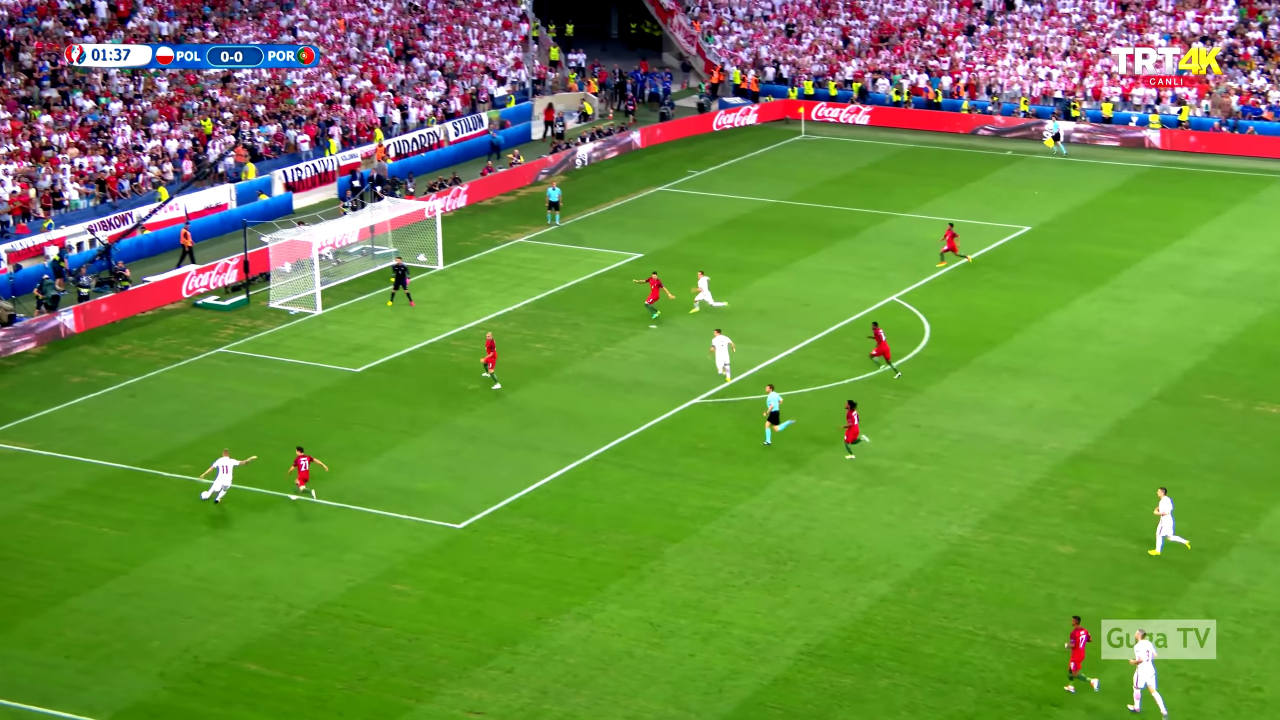
#> input picture DataSet/Train/0.jpg, 2560 x 1440 px, found by its file name (shown at 1/2 size); its folder holds only this picture in this run
$ python main.py
#> lines starting #> are read from the running program, lines starting #| are printed output that depends on the picture; after the words box and inside, x2 and y2 are one past the last pixel; in counts of white or black regions, pixels touching at a corner belong together
### src/segmentation_utils.py
import numpy as np
import cv2
from matplotlib import pyplot as plt

lower_green = np.array([36,0,0])
upper_green = np.array([86, 255, 255])


player_k = np.ones((5,5),np.uint8)
audience_k = np.ones((30,30),np.uint8)
closing_k = np.ones((40,40),np.uint8)
erode_k = np.ones((15,1),np.uint8)
dilate_k = np.ones((10,10),np.uint8)

# function that extracts the players, the gk and the referee using a preset range of green as a mask for field segmentation
def extract_playersV1(im):
    # hsv
    hsv = cv2.cvtColor(im,cv2.COLOR_BGR2HSV)
    grass_mask = cv2.inRange(hsv, lower_green, upper_green)
    # cv2.imshow('green_mask',grass_mask)
    # cv2.waitKey(0)
    # FER CLOSING PER TAPAR ELS JUGADORS
    # RESTAR ELS JUGADORS DE LA IMATGE INICIAL
    mask = 255 - grass_mask
    thresh_players = cv2.morphologyEx(mask, cv2.MORPH_CLOSE, player_k)
    # cv2.imshow('players',thresh_players)
    # cv2.waitKey(0)

    thresh_aud = cv2.morphologyEx(mask, cv2.MORPH_CLOSE, audience_k)
    # cv2.imshow('aud',thresh_aud)
    # cv2.waitKey(0)
    thresh_aud = cv2.morphologyEx(thresh_aud, cv2.MORPH_OPEN, closing_k)
    # cv2.imshow('aud2',thresh_aud)
    # cv2.waitKey(0)
    thresh_aud = 255 - thresh_aud
    comb_thresh = cv2.bitwise_and( thresh_aud , thresh_players)
    thresh_no_noise = cv2.morphologyEx(comb_thresh,cv2.MORPH_ERODE,erode_k)
    thresh = cv2.morphologyEx(thresh_no_noise,cv2.MORPH_DILATE,dilate_k)
    # cv2.imshow('thresh',thresh)
    # cv2.waitKey(0)
    return thresh

# [62 lines left out: functions getHueThresh, extract_playersv2, show_contours, not called in this run]
    # return contours


### src/team_classification.py
import numpy as np
import cv2
from matplotlib import pyplot as plt

# Descripors based on RGB mean
def getMeanDescriptors(im, contours):
    descriptors = []
    for player in contours:
        x,y,w,h = cv2.boundingRect(player)
        row_mean = np.mean(im[y:y+h,x:x+w,:], axis=1)
        overall_mean = np.round(np.mean(row_mean, axis=0)).astype("uint8")
        descriptors.append(overall_mean)
    return np.array(descriptors)

# Descriptor of all the RGB values pixels in the rect
# [10 lines left out: function getRectDescriptors, not called in this run]

### src/main.py
import numpy as np
import os
import cv2
from numpy.lib import utils
from numpy.random import triangular
from geometric_utils import *
from segmentation_utils import *
from team_classification import *
from sklearn.multiclass import OneVsRestClassifier
from sklearn.svm import SVC
from sklearn.cluster import KMeans

# image set
imset = ["DataSet/Train/"+file for file in os.listdir("DataSet/Train/")]

# [17 lines of commented-out code are left out]

train_data = []
for im in imset:
    test_im = cv2.imread(im)
#> test_im is the input picture: shape (1440, 2560, 3); mean B, G, R 66, 141.9, 108.2
    # resizing the image for testing to half of its size
    test_im = cv2.resize(test_im,(int(test_im.shape[0]/4), int(test_im.shape[1]/4)))
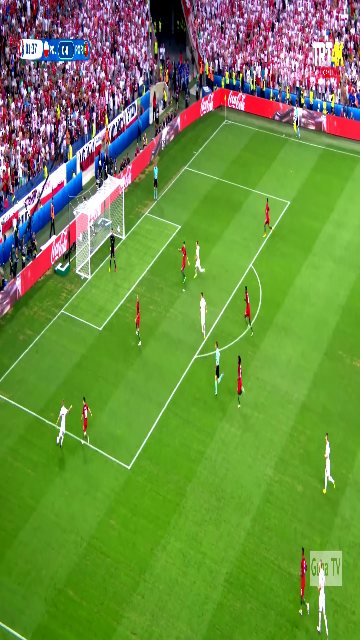
#> test_im: shape (640, 360, 3); mean B, G, R 65.9, 141.9, 108.2
    # lines = get_lines(test_im)
    # draw_lines(test_im.copy(),lines)
    thr = extract_playersV1(test_im)
#> in extract_playersV1, `grass_mask = cv2.inRange(hsv, lower_green, upper_green)`:
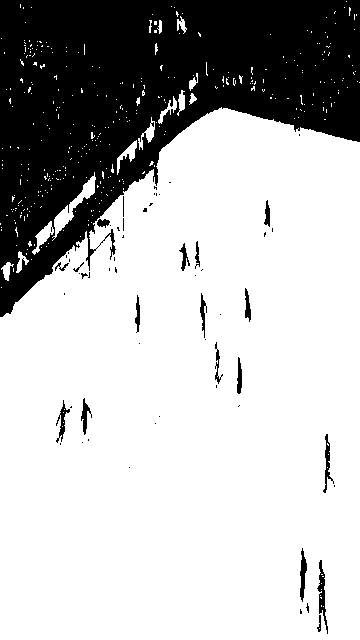
#> grass_mask: shape (640, 360); 72.6% white; 61 black regions (42 under 20 px), largest, box (x1, y1, x2, y2) and area: (0, 0, 360, 317) 60696, (317, 560, 328, 634) 292, (300, 548, 307, 602) 213
#> in extract_playersV1, `thresh_players = cv2.morphologyEx(mask, cv2.MORPH_CLOSE, player_k)`:
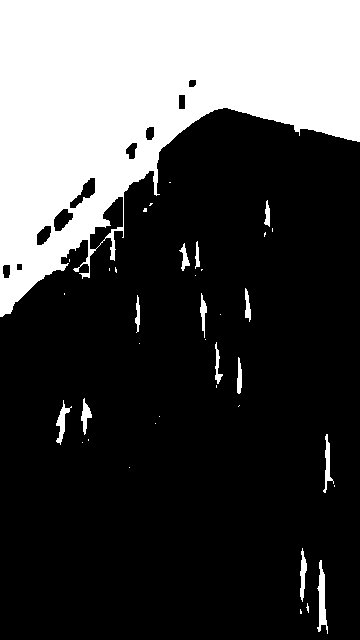
#> thresh_players: shape (640, 360); 28.4% white; 38 white regions (24 under 20 px), largest, box (x1, y1, x2, y2) and area: (0, 0, 360, 317) 63091, (317, 560, 328, 634) 407, (56, 400, 72, 445) 241
#> in extract_playersV1, `thresh_aud = cv2.morphologyEx(thresh_aud, cv2.MORPH_OPEN, closing_k)`:
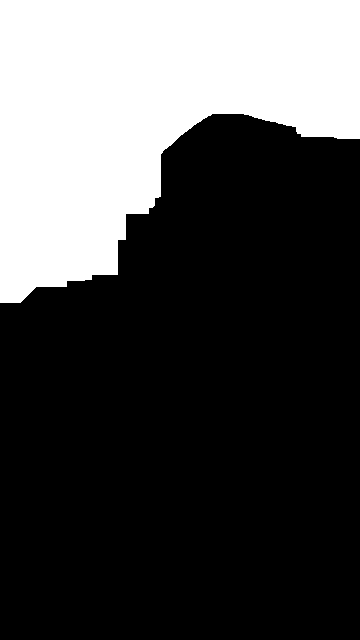
#> thresh_aud: shape (640, 360); 29.8% white; 1 white region, box (x1, y1, x2, y2) and area: (0, 0, 360, 303) 68639
#> in extract_playersV1, `comb_thresh = cv2.bitwise_and( thresh_aud , thresh_players)`:
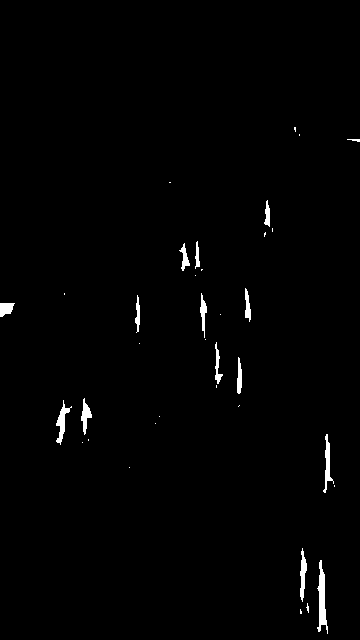
#> comb_thresh: shape (640, 360); 1.1% white; 36 white regions (21 under 20 px), largest, box (x1, y1, x2, y2) and area: (317, 560, 328, 634) 407, (56, 400, 72, 445) 241, (323, 434, 334, 493) 233
#> in extract_playersV1, `thresh_no_noise = cv2.morphologyEx(comb_thresh,cv2.MORPH_ERODE,erode_k)`:
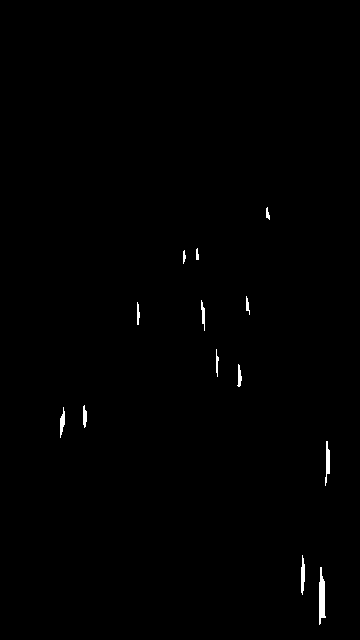
#> thresh_no_noise: shape (640, 360); 0.46% white; 13 white regions, largest, box (x1, y1, x2, y2) and area: (319, 567, 326, 625) 271, (325, 441, 330, 486) 133, (301, 555, 305, 595) 117
#> in extract_playersV1, `thresh = cv2.morphologyEx(thresh_no_noise,cv2.MORPH_DILATE,dilate_k)`:
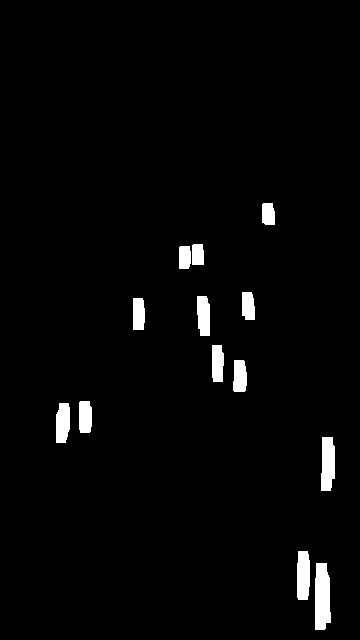
#> thresh: shape (640, 360); 2.5% white; 13 white regions
    contours, hierarchy = cv2.findContours(thr,cv2.RETR_TREE,cv2.CHAIN_APPROX_SIMPLE)
#> contours = 13 contours; largest, box (x1, y1, x2, y2) and area: (315, 563, 331, 630) 858, (321, 437, 335, 491) 600, (297, 551, 310, 600) 536, (56, 403, 70, 443) 447, (197, 296, 210, 336) 418
    # show_contours(test_im.copy(), contours)
    # print(im)
    desc = getMeanDescriptors(test_im.copy(), contours)
#> the loop in getMeanDescriptors, `for player in contours:` made 13 passes
#> (x, y, w, h, overall_mean) on passes 1 to 8: (315, 563, 16, 67, [116, 186, 152]), (297, 551, 13, 49, [31, 112, 114]), (321, 437, 14, 54, [92, 178, 135]), (56, 403, 14, 40, [105, 174, 138]), (79, 401, 13, 32, [45, 127, 121]), (233, 360, 14, 32, [46, 133, 120]), (212, 345, 12, 37, [79, 165, 113]), (133, 298, 12, 32, [43, 130, 121])
#> after the loop in getMeanDescriptors, `for player in contours:`: descriptors = [[116, 186, 152], [31, 112, 114], [92, 178, 135], [105, 174, 138], [45, 127, 121], [46, 133, 120], [79, 165, 113], [43, 130, 121], [120, 196, 159], [45, 131, 124], [46, 130, 134], [90, 187, 142], [68, 150, 144]]
#> desc = 13 rows, first 8: [116, 186, 152], [31, 112, 114], [92, 178, 135], [105, 174, 138], [45, 127, 121], [46, 133, 120], [79, 165, 113], [43, 130, 121]
    train_data.append(desc)

# train_data = np.array(train_data)
train_data =  np.concatenate(train_data, axis = 0)
#> train_data has the same summary as desc
# train_data = train_data.reshape(train_data.shape[0], train_data.shape[1])
#> (the run stopped early here; a loop or call above may not have finished)

$ run again, on DataSet/Train/13.jpg
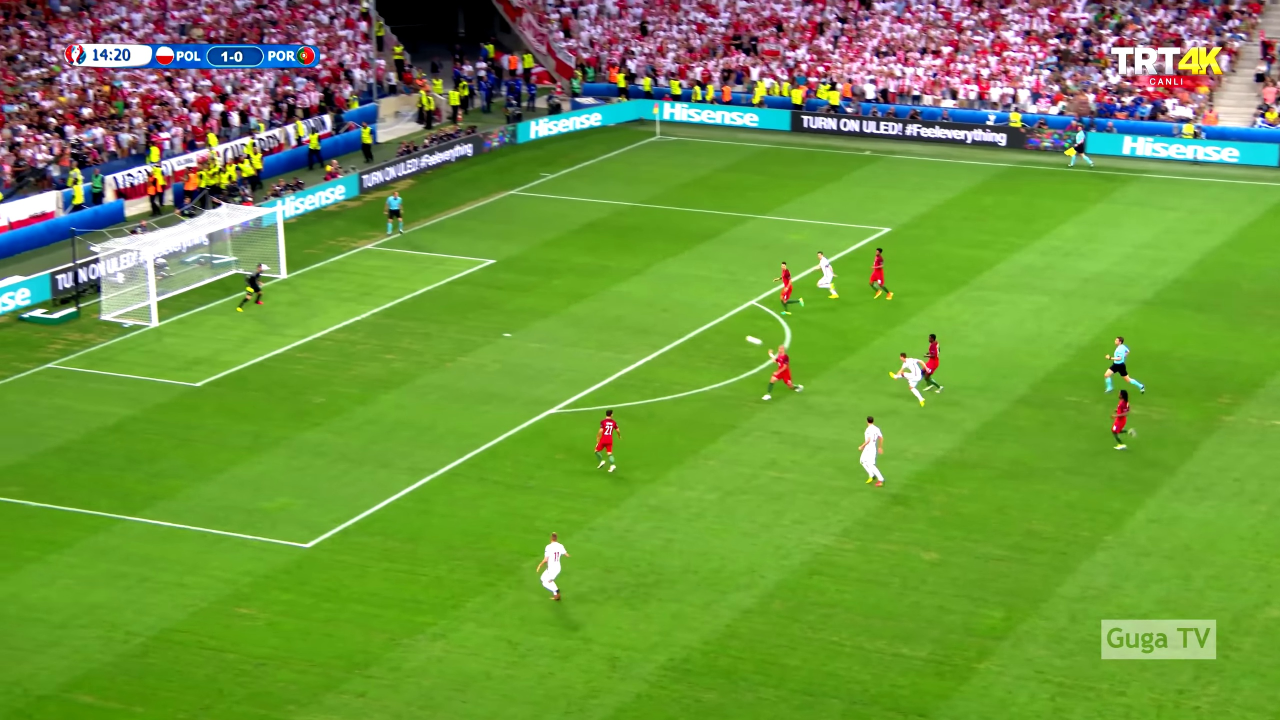
#> input picture DataSet/Train/13.jpg, 2560 x 1440 px, found by its file name (shown at 1/2 size)
#> test_im is the input picture: shape (1440, 2560, 3); mean B, G, R 62.7, 151.6, 110.7
#> test_im: shape (640, 360, 3)
#> hsv: shape (640, 360, 3); mean H, S, V 62.6, 173.5, 162.5
#> in extract_playersV1, `grass_mask = cv2.inRange(hsv, lower_green, upper_green)`:
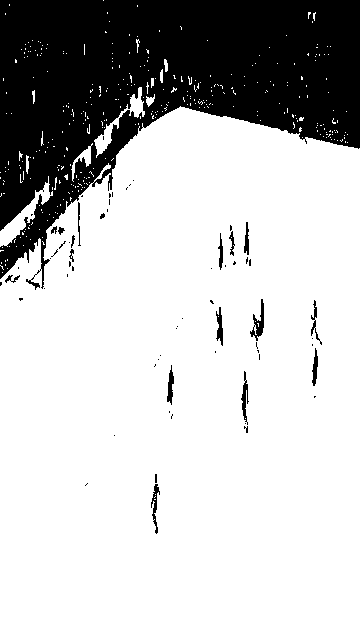
#> grass_mask: shape (640, 360); 75.7% white; 66 black regions (48 under 20 px), largest, box (x1, y1, x2, y2) and area: (0, 0, 360, 290) 54094, (250, 299, 264, 341) 231, (241, 371, 249, 425) 179
#> thresh_players: shape (640, 360); 25.3% white; 37 white regions (25 under 20 px), largest, box (x1, y1, x2, y2) and area: (0, 0, 360, 290) 56415, (250, 299, 264, 353) 286, (241, 371, 249, 433) 231
#> comb_thresh: shape (640, 360); 0.78% white; 36 white regions (26 under 20 px), largest, box (x1, y1, x2, y2) and area: (250, 299, 264, 353) 286, (241, 371, 249, 433) 231, (151, 474, 160, 534) 222
#> thresh_no_noise: shape (640, 360); 0.31% white; 12 white regions (3 under 20 px), largest, box (x1, y1, x2, y2) and area: (242, 378, 248, 422) 113, (254, 306, 264, 340) 107, (153, 481, 157, 526) 107
#> in extract_playersV1, `thresh = cv2.morphologyEx(thresh_no_noise,cv2.MORPH_DILATE,dilate_k)`:
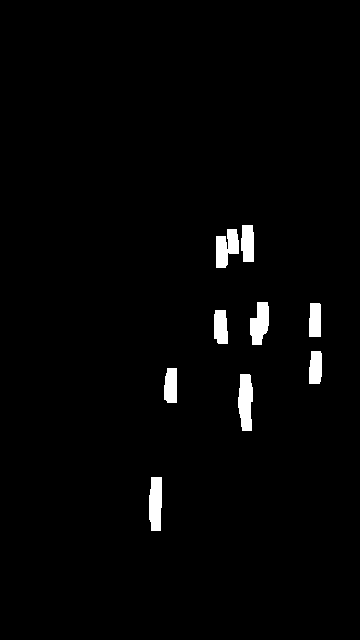
#> thresh: shape (640, 360); 2% white; 9 white regions
#> contours = 9 contours; largest, box (x1, y1, x2, y2) and area: (238, 374, 253, 431) 626, (149, 477, 162, 531) 566, (216, 229, 239, 268) 557, (250, 302, 269, 345) 543, (241, 225, 254, 262) 392
#> the loop in getMeanDescriptors, `for player in contours:` made 9 passes
#> (x, y, w, h, overall_mean) on passes 1 to 8: (149, 477, 13, 54, [94, 187, 147]), (238, 374, 15, 57, [98, 190, 151]), (164, 368, 13, 35, [35, 133, 130]), (309, 351, 13, 33, [39, 127, 119]), (214, 310, 14, 34, [48, 145, 138]), (309, 303, 12, 34, [65, 158, 109]), (250, 302, 19, 43, [81, 170, 144]), (216, 229, 23, 39, [74, 180, 143])
#> after the loop in getMeanDescriptors, `for player in contours:`: descriptors = [[94, 187, 147], [98, 190, 151], [35, 133, 130], [39, 127, 119], [48, 145, 138], [65, 158, 109], [81, 170, 144], [74, 180, 143], [36, 150, 123]]
#> desc has the same summary as descriptors in getMeanDescriptors
#> train_data has the same summary as descriptors in getMeanDescriptors

$ run again, on DataSet/Train/14.jpg
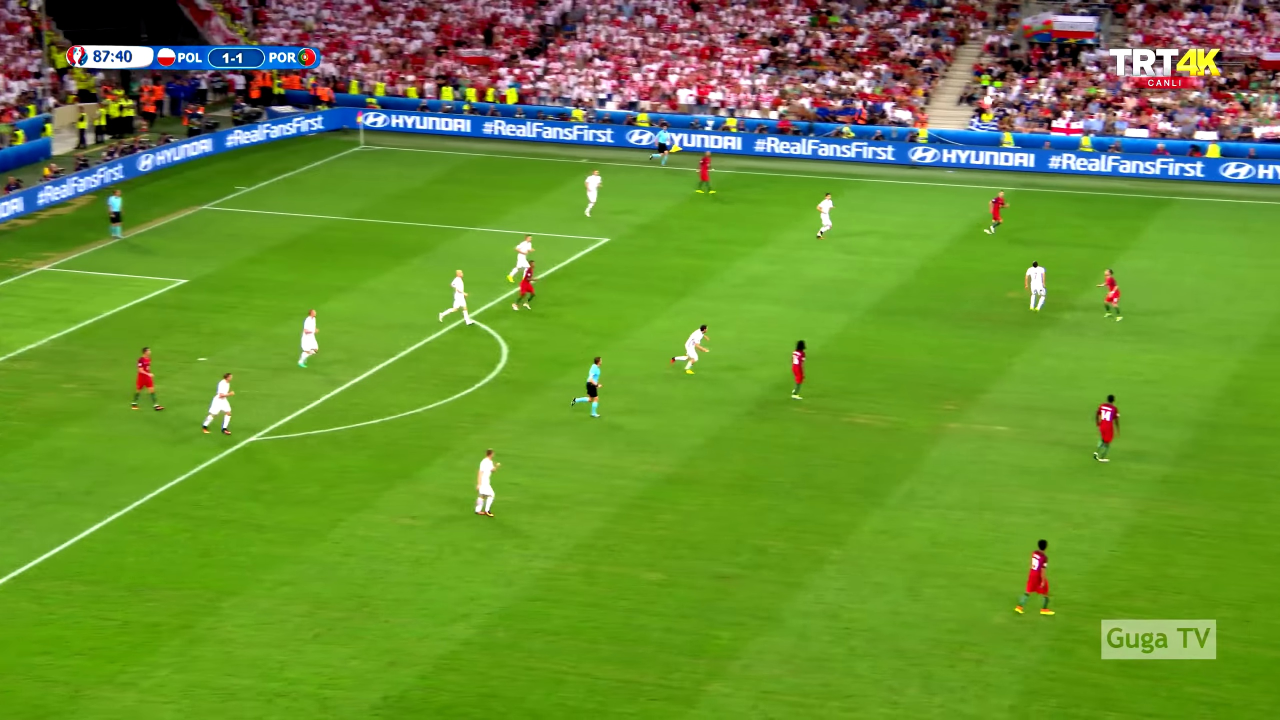
#> input picture DataSet/Train/14.jpg, 2560 x 1440 px, found by its file name (shown at 1/2 size)
#> test_im is the input picture: shape (1440, 2560, 3); mean B, G, R 50.1, 145.1, 105.6
#> test_im: shape (640, 360, 3)
#> hsv: shape (640, 360, 3); mean H, S, V 58.2, 187.8, 156.4
#> in extract_playersV1, `grass_mask = cv2.inRange(hsv, lower_green, upper_green)`:
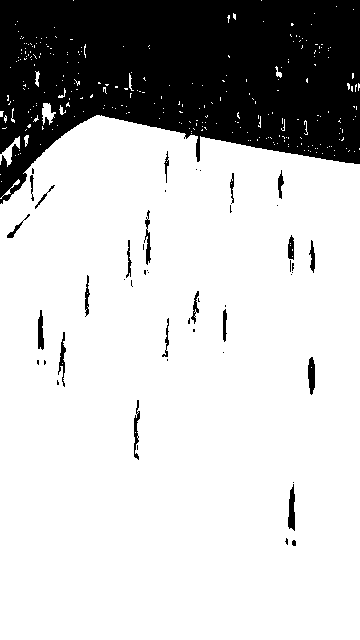
#> grass_mask: shape (640, 360); 76.9% white; 49 black regions (28 under 20 px), largest, box (x1, y1, x2, y2) and area: (0, 0, 360, 204) 50741, (288, 484, 295, 531) 232, (308, 357, 315, 395) 207
#> thresh_players: shape (640, 360); 23.7% white; 32 white regions (12 under 20 px), largest, box (x1, y1, x2, y2) and area: (0, 0, 360, 204) 52027, (288, 482, 295, 531) 236, (57, 332, 66, 387) 231
#> comb_thresh: shape (640, 360); 1.2% white; 33 white regions (13 under 20 px), largest, box (x1, y1, x2, y2) and area: (288, 482, 295, 531) 236, (57, 332, 66, 387) 231, (143, 210, 151, 265) 222
#> thresh_no_noise: shape (640, 360); 0.47% white; 20 white regions (6 under 20 px), largest, box (x1, y1, x2, y2) and area: (289, 489, 295, 524) 134, (309, 364, 315, 388) 110, (146, 219, 150, 258) 106
#> in extract_playersV1, `thresh = cv2.morphologyEx(thresh_no_noise,cv2.MORPH_DILATE,dilate_k)`:
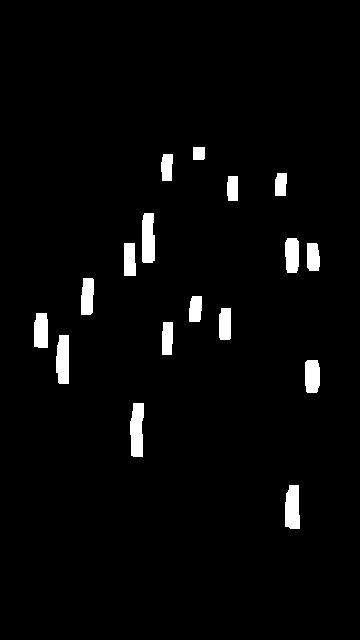
#> thresh: shape (640, 360); 3% white; 17 white regions
#> contours = 17 contours; largest, box (x1, y1, x2, y2) and area: (130, 403, 144, 457) 575, (142, 213, 155, 263) 542, (285, 485, 300, 529) 530, (56, 335, 69, 384) 518, (305, 360, 320, 393) 418
#> the loop in getMeanDescriptors, `for player in contours:` made 17 passes
#> (x, y, w, h, overall_mean) on passes 1 to 8: (285, 485, 15, 44, [37, 127, 128]), (130, 403, 14, 54, [83, 182, 145]), (305, 360, 15, 33, [48, 125, 128]), (56, 335, 13, 49, [92, 178, 146]), (162, 322, 11, 33, [65, 165, 112]), (34, 313, 14, 35, [36, 129, 132]), (219, 308, 12, 32, [42, 138, 122]), (189, 296, 13, 26, [102, 195, 160])
#> after the loop in getMeanDescriptors, `for player in contours:`: descriptors = [[37, 127, 128], [83, 182, 145], [48, 125, 128], [92, 178, 146], [65, 165, 112], [36, 129, 132], [42, 138, 122], [102, 195, 160], [93, 187, 150], [58, 150, 138], [92, 192, 149], [88, 177, 141], [80, 172, 149], [95, 195, 148], [42, 138, 125], [93, 186, 144], [57, 129, 130]]
#> desc = 17 rows, first 8: [37, 127, 128], [83, 182, 145], [48, 125, 128], [92, 178, 146], [65, 165, 112], [36, 129, 132], [42, 138, 122], [102, 195, 160]
#> train_data has the same summary as desc
